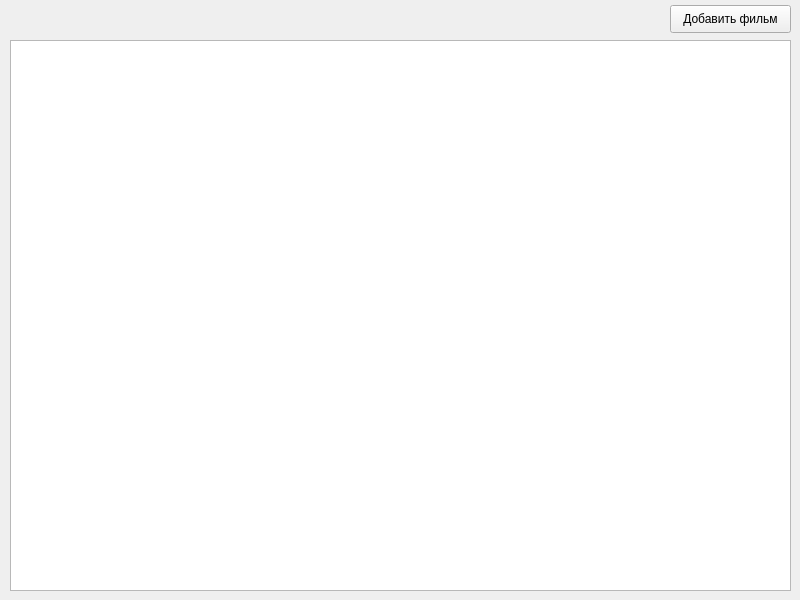
<?xml version="1.0" encoding="UTF-8"?>
<ui version="4.0">
 <class>MainWindow</class>
 <widget class="QMainWindow" name="MainWindow">
  <property name="geometry">
   <rect>
    <x>0</x>
    <y>0</y>
    <width>800</width>
    <height>600</height>
   </rect>
  </property>
  <property name="windowTitle">
   <string>Кинотека</string>
  </property>
  <widget class="QWidget" name="centralwidget">
   <widget class="QTableWidget" name="tableWidget">
    <property name="geometry">
     <rect>
      <x>10</x>
      <y>40</y>
      <width>781</width>
      <height>551</height>
     </rect>
    </property>
   </widget>
   <widget class="QPushButton" name="pushButton">
    <property name="geometry">
     <rect>
      <x>670</x>
      <y>5</y>
      <width>121</width>
      <height>28</height>
     </rect>
    </property>
    <property name="text">
     <string>Добавить фильм</string>
    </property>
   </widget>
  </widget>
 </widget>
 <resources/>
 <connections/>
</ui>
